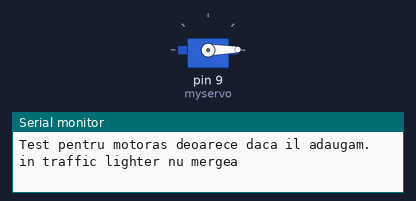
Bench run of a sketch on a simulated Arduino Uno, built with avr-gcc and run on an emulated ATmega328P. Parts: servo, the last lines printed to the serial monitor.

Above: at 0.05 s.
At 2.75 s:
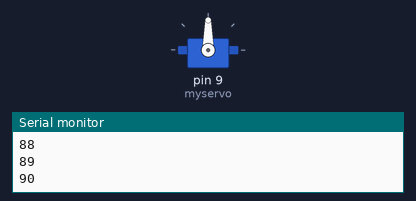
At 5.5 s:
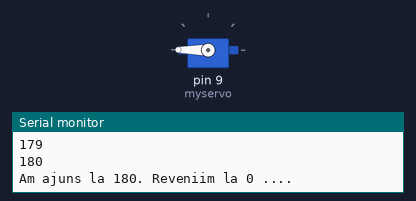
At 10.55 s:
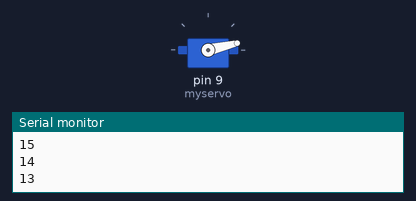
Timing chart, 0 to 14.9 s (numbered marks = the images above):
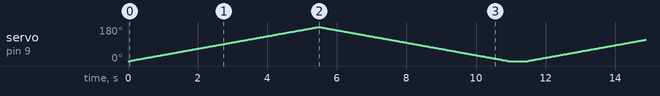

The sketch:

Servo_motor_task.ino
```cpp
#include <Servo.h>

Servo myservo;
int pos = 0;

void setup() {
  // put your setup code here, to run once:
  myservo.attach(9);
  Serial.begin(9600);
  myservo.write(0);
  Serial.println("Test pentru motoras deoarece daca il adaugam. in traffic lighter nu mergea");
}

void loop() {
  // put your main code here, to run repeatedly:
  for(int pos=0;pos<=180;pos++){
    myservo.write(pos);
    Serial.println(pos);
    delay(30);
  }

  Serial.println("Am ajuns la 180. Reveniim la 0 ....");

  for(int pos=180;pos>=0;pos--){
    myservo.write(pos);
    Serial.println(pos);
    delay(30);
  }

  delay(500);
}
```
